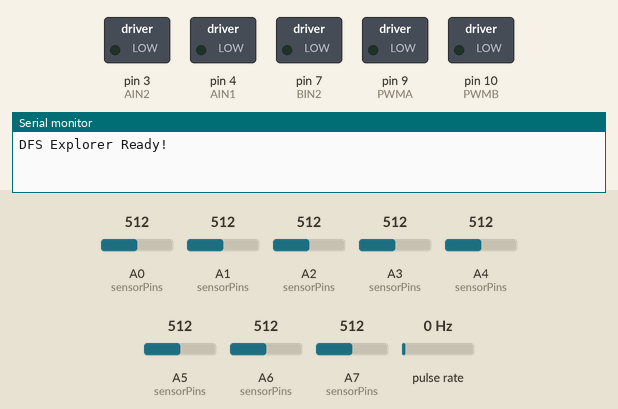
Recording of a sketch running on a simulated Arduino Nano, built with avr-gcc and run on an emulated ATmega328P. On the bench: switched loads named in the sketch (green lamp = pin HIGH), the last lines printed to the serial monitor. Wiring (inferred from the names in the program): pulse sensor: data pin 2. Dashed ring = blinking. The test bench sets the inputs (shaded band); at power-on: A4 (sensorPins) = 512, A0 (sensorPins) = 512, A1 (sensorPins) = 512, A2 (sensorPins) = 512, A3 (sensorPins) = 512, A5 (sensorPins) = 512, A6 (sensorPins) = 512, A7 (sensorPins) = 512, pulse rate 0 Hz. Pins used as bus, display or sensor lines are not drawn.

Above: at 0.1 s.
At 4.2 s:
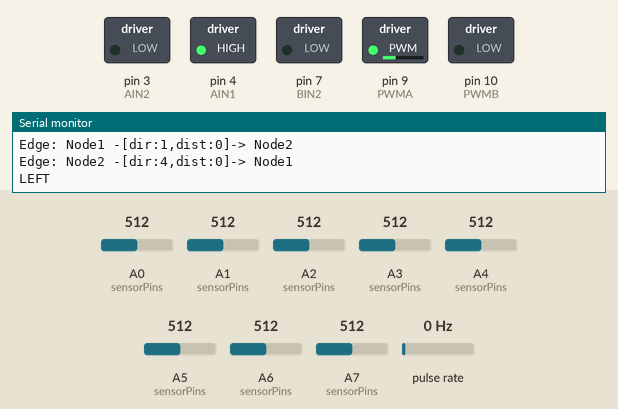
4.3 s: A4 (sensorPins) set to 859
7.3 s: A4 (sensorPins) set to 886
At 8.7 s:
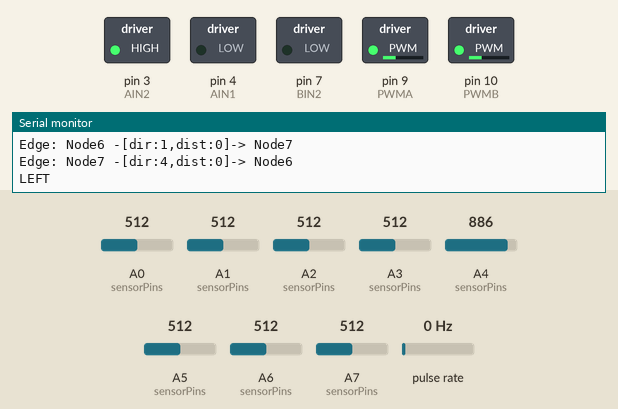
Timing chart, 0 to 10.3 s (numbered marks = the images above; inputs shaded):
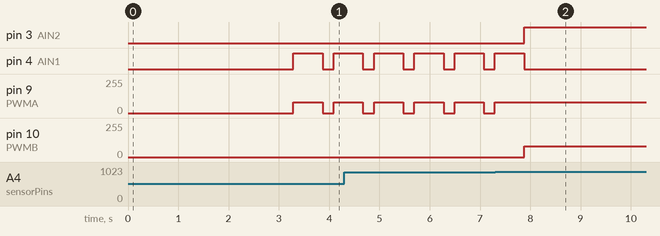

The sketch:

pid_dfs.ino
```cpp
#include <Arduino.h>

// Motor pins
#define AIN1 4
#define AIN2 3
#define BIN1 6
#define BIN2 7
#define PWMA 9
#define PWMB 10
#define ENCODER_PIN 2  // Single encoder for distance

const int numSensors = 8;
const int sensorPins[numSensors] PROGMEM = {A7, A6, A5, A4, A3, A2, A1, A0};  // Store in flash

bool isBlackLine = 0;  // White line on black floor
const float threshold[numSensors] PROGMEM = {940, 902, 883, 874, 851, 863, 862, 866};  // Store in flash
const int8_t weight[numSensors] PROGMEM = {-8, -4, -2, -1, 1, 2, 4, 8};  // Store in flash, use int8_t

// PID constants
float Kp = 40.0;
float Kd = 25.0;  // Removed Ki since it's 0
float previousError = 0;

// Edge structure - optimized for memory
struct Edge {
    int8_t node;    // Destination node (-1 if no edge) - using int8_t saves memory
    int8_t dir;     // Direction: 1=left, 2=straight, 3=right, 4=back
    uint16_t dist;  // Distance in encoder counts - uint16_t (0-65535 range)
};

// Graph: graph[i][j] = edge from node i in direction j
const int MAX_NODES = 20;  // Reduced from 50 to 20 nodes
Edge graph[MAX_NODES][4];  // 20*4*4 = 320 bytes (was 1200 bytes)
int8_t nodeCount = 0;

// DFS stack: stores [node, direction_to_try_next]
int8_t dfsStack[30][2];  // Reduced from 100 to 30 (120 bytes vs 400 bytes)
int8_t stackTop = -1;

int8_t currentNode = 0;
volatile uint16_t encoderCount = 0;  // uint16_t is enough for most cases
uint16_t lastEncoderCount = 0;

// Turn detection debouncing
bool atJunction = false;
unsigned long junctionDebounce = 0;
const int DEBOUNCE_MS = 800;

void encoderISR() {
    encoderCount++;
}

void setMotor(int pin1, int pin2, int pwm, int speed) {
    speed = constrain(speed, -80, 80);  // Your original constraint
    if (speed > 0) {
        digitalWrite(pin1, HIGH);
        digitalWrite(pin2, LOW);
        analogWrite(pwm, speed);
    } else if (speed < 0) {
        digitalWrite(pin1, LOW);
        digitalWrite(pin2, HIGH);
        analogWrite(pwm, -speed);
    } else {
        digitalWrite(pin1, LOW);
        digitalWrite(pin2, LOW);
        analogWrite(pwm, 0);
    }
}

void motor1run(int speed) { setMotor(AIN1, AIN2, PWMA, speed); }
void motor2run(int speed) { setMotor(BIN1, BIN2, PWMB, speed); }

void initGraph() {
    for (int i = 0; i < MAX_NODES; i++) {
        for (int j = 0; j < 4; j++) {
            graph[i][j].node = -1;
            graph[i][j].dir = j + 1;  // 1=left, 2=straight, 3=right, 4=back
            graph[i][j].dist = 0;
        }
    }
    nodeCount = 1;
    currentNode = 0;
}

void turnLeft() {
    Serial.println(F("LEFT"));

    while (true) {
        motor1run(-100);
        motor2run(100);
        int mid1 = analogRead(pgm_read_byte(&sensorPins[3]));
        int mid2 = analogRead(pgm_read_byte(&sensorPins[4]));
        bool online = (isBlackLine) ? (mid1 >= pgm_read_float(&threshold[3]) && mid2 >= pgm_read_float(&threshold[4])) :
                                      (mid1 < pgm_read_float(&threshold[3]) && mid2 < pgm_read_float(&threshold[4]));
        if (online) break;
    }
    motor1run(0);
    motor2run(0);
    delay(20);  // Your original delay
}

void turnRight() {
    Serial.println(F("RIGHT"));

    while (true) {
        motor1run(100);
        motor2run(-100);
        int mid1 = analogRead(pgm_read_byte(&sensorPins[3]));
        int mid2 = analogRead(pgm_read_byte(&sensorPins[4]));
        bool online = (isBlackLine) ? (mid1 >= pgm_read_float(&threshold[3]) && mid2 >= pgm_read_float(&threshold[4])) :
                                      (mid1 < pgm_read_float(&threshold[3]) && mid2 < pgm_read_float(&threshold[4]));
        if (online) break;
    }
    motor1run(0);
    motor2run(0);
    delay(20);  // Your original delay
}

void turnBack() {
    Serial.println(F("U-TURN"));

    // Spin 180
    unsigned long start = millis();
    while (millis() - start < 800) {
        motor1run(100);
        motor2run(-100);
    }

    // Fine tune to line
    while (true) {
        motor1run(100);
        motor2run(-100);
        int mid1 = analogRead(pgm_read_byte(&sensorPins[3]));
        int mid2 = analogRead(pgm_read_byte(&sensorPins[4]));
        bool online = (isBlackLine) ? (mid1 >= pgm_read_float(&threshold[3]) && mid2 >= pgm_read_float(&threshold[4])) :
                                      (mid1 < pgm_read_float(&threshold[3]) && mid2 < pgm_read_float(&threshold[4]));
        if (online) break;
    }
    motor1run(0);
    motor2run(0);
    delay(20);  // Your original delay
}

void detectAvailablePaths(bool &left, bool &straight, bool &right) {
    // Read sensors directly without storing array
    bool s0 = analogRead(pgm_read_byte(&sensorPins[0])) < (isBlackLine ? pgm_read_float(&threshold[0]) : pgm_read_float(&threshold[0]));
    if (isBlackLine) s0 = !s0;
    bool s1 = analogRead(pgm_read_byte(&sensorPins[1])) < (isBlackLine ? pgm_read_float(&threshold[1]) : pgm_read_float(&threshold[1]));
    if (isBlackLine) s1 = !s1;
    bool s6 = analogRead(pgm_read_byte(&sensorPins[6])) < (isBlackLine ? pgm_read_float(&threshold[6]) : pgm_read_float(&threshold[6]));
    if (isBlackLine) s6 = !s6;
    bool s7 = analogRead(pgm_read_byte(&sensorPins[7])) < (isBlackLine ? pgm_read_float(&threshold[7]) : pgm_read_float(&threshold[7]));
    if (isBlackLine) s7 = !s7;

    bool s3 = analogRead(pgm_read_byte(&sensorPins[3])) < (isBlackLine ? pgm_read_float(&threshold[3]) : pgm_read_float(&threshold[3]));
    if (isBlackLine) s3 = !s3;
    bool s4 = analogRead(pgm_read_byte(&sensorPins[4])) < (isBlackLine ? pgm_read_float(&threshold[4]) : pgm_read_float(&threshold[4]));
    if (isBlackLine) s4 = !s4;

    left = (s0 || s1);
    right = (s7 || s6);
    straight = (s3 || s4);
}

void addEdge(int8_t from, int8_t dirIndex, int8_t to, uint16_t distance) {
    graph[from][dirIndex].node = to;
    graph[from][dirIndex].dist = distance;

    Serial.print(F("Edge: Node"));
    Serial.print(from);
    Serial.print(F(" -[dir:"));
    Serial.print(dirIndex + 1);
    Serial.print(F(",dist:"));
    Serial.print(distance);
    Serial.print(F("]-> Node"));
    Serial.println(to);
}

int8_t getNextUnexploredDir(int8_t node) {
    // Returns direction index (0=left, 1=straight, 2=right, 3=back) or -1 if all explored
    for (int8_t i = 0; i < 3; i++) {  // Check left, straight, right
        if (graph[node][i].node == -1) {
            return i;
        }
    }
    return -1;  // All explored
}

void printGraph() {
    Serial.println(F("\n====== GRAPH STRUCTURE ======"));
    Serial.print(F("Nodes: "));
    Serial.println(nodeCount);

    for (int8_t i = 0; i < nodeCount; i++) {
        Serial.print(F("Node "));
        Serial.print(i);
        Serial.println(F(":"));
        for (int8_t j = 0; j < 4; j++) {
            if (graph[i][j].node != -1) {
                Serial.print(F("  Dir "));
                Serial.print(j + 1);
                Serial.print(F(": -> Node "));
                Serial.print(graph[i][j].node);
                Serial.print(F(" ("));
                Serial.print(graph[i][j].dist);
                Serial.println(F(" counts)"));
            }
        }
    }
    Serial.println(F("=============================\n"));
}

void setup() {
    Serial.begin(9600);

    for (int i = 0; i < numSensors; i++) pinMode(pgm_read_byte(&sensorPins[i]), INPUT);
    pinMode(AIN1, OUTPUT); pinMode(AIN2, OUTPUT);
    pinMode(BIN1, OUTPUT); pinMode(BIN2, OUTPUT);
    pinMode(PWMA, OUTPUT); pinMode(PWMB, OUTPUT);
    pinMode(ENCODER_PIN, INPUT_PULLUP);

    attachInterrupt(digitalPinToInterrupt(ENCODER_PIN), encoderISR, RISING);

    initGraph();
    lastEncoderCount = encoderCount;

    Serial.println(F("DFS Explorer Ready!"));
    delay(3000);
}

void loop() {
    // Read sensors for line following
    float error = 0.0;
    int activeCount = 0;

    // Read sensors directly without storing in array
    for (int i = 0; i < numSensors; i++) {
        int val = analogRead(pgm_read_byte(&sensorPins[i]));
        bool sensor = (isBlackLine) ? (val >= pgm_read_float(&threshold[i])) : (val < pgm_read_float(&threshold[i]));
        if (sensor) activeCount++;
        error += sensor * pgm_read_byte(&weight[i]);
    }

    if (activeCount == 0) {
        motor1run(0);
        motor2run(0);
        Serial.println(F("Line lost - DFS Complete!"));
        printGraph();
        while(1);
        return;
    }

    // Junction detection with debounce
    unsigned long now = millis();
    if (!atJunction && (now - junctionDebounce > DEBOUNCE_MS)) {
        bool left, straight, right;
        detectAvailablePaths(left, straight, right);

        if (left || right) {  // Junction detected
            atJunction = true;
            junctionDebounce = now;

            uint16_t distance = encoderCount - lastEncoderCount;

            Serial.print(F("\n=== Junction at Node "));
            Serial.print(currentNode);
            Serial.print(F(" | L:"));
            Serial.print(left);
            Serial.print(F(" S:"));
            Serial.print(straight);
            Serial.print(F(" R:"));
            Serial.print(right);
            Serial.print(F(" | Dist: "));
            Serial.println(distance);

            // Determine which direction to take
            int8_t dirToTake = -1;

            if (left && graph[currentNode][0].node == -1) dirToTake = 0;      // Left unexplored
            else if (straight && graph[currentNode][1].node == -1) dirToTake = 1;  // Straight unexplored
            else if (right && graph[currentNode][2].node == -1) dirToTake = 2;     // Right unexplored

            if (dirToTake != -1) {
                // Explore new path
                int8_t newNode = nodeCount++;
                addEdge(currentNode, dirToTake, newNode, distance);

                // Add reverse edge (back to current from new node)
                int8_t reverseDir = 3;  // Back
                addEdge(newNode, reverseDir, currentNode, distance);

                // Push current node to stack for backtracking
                dfsStack[++stackTop][0] = currentNode;
                dfsStack[stackTop][1] = dirToTake;

                currentNode = newNode;

                // Execute turn
                if (dirToTake == 0) turnLeft();
                else if (dirToTake == 2) turnRight();
                // dirToTake == 1 means straight, no turn

            } else {
                // Dead end or all explored - backtrack
                Serial.println(F("Backtracking..."));

                if (stackTop >= 0) {
                    int8_t prevNode = dfsStack[stackTop][0];
                    stackTop--;

                    currentNode = prevNode;
                    turnBack();
                } else {
                    Serial.println(F("Stack empty - exploration complete!"));
                    printGraph();
                    motor1run(0);
                    motor2run(0);
                    while(1);
                }
            }

            lastEncoderCount = encoderCount;
            delay(200);  // Extra delay after junction processing
        }
    }

    // Reset junction flag when past junction
    if (atJunction && (now - junctionDebounce > 200)) {
        atJunction = false;
    }

    // PID line following (removed Ki since it's 0)
    float derivative = error - previousError;
    previousError = error;

    float correction = (Kp * error) + (Kd * derivative);

    int baseSpeed = 180;
    int leftSpeed = constrain(baseSpeed + correction, 0, 255);
    int rightSpeed = constrain(baseSpeed - correction, 0, 255);

    motor1run(leftSpeed);
    motor2run(rightSpeed);
}
```

Measured:
- the behaviour switches between 873 and 874 on A4 (sensorPins) (found by bisection; images 1 and 2)
- after the input at 7.3 s, pin 3 (AIN2): LOW → HIGH after 0.58 s; pin 4 (AIN1): goes on until 7.9 s, then stays LOW; pin 9 (PWMA): stops changing and stays 80/255; pin 10 (PWMB): 0/255 → 80/255 after 0.58 s
- by itself, pin 4 (AIN1): alternates HIGH for 0.58 s and LOW for 0.22 s
- by itself, pin 9 (PWMA): alternates 80/255 for 0.58 s and 0/255 for 0.22 s
